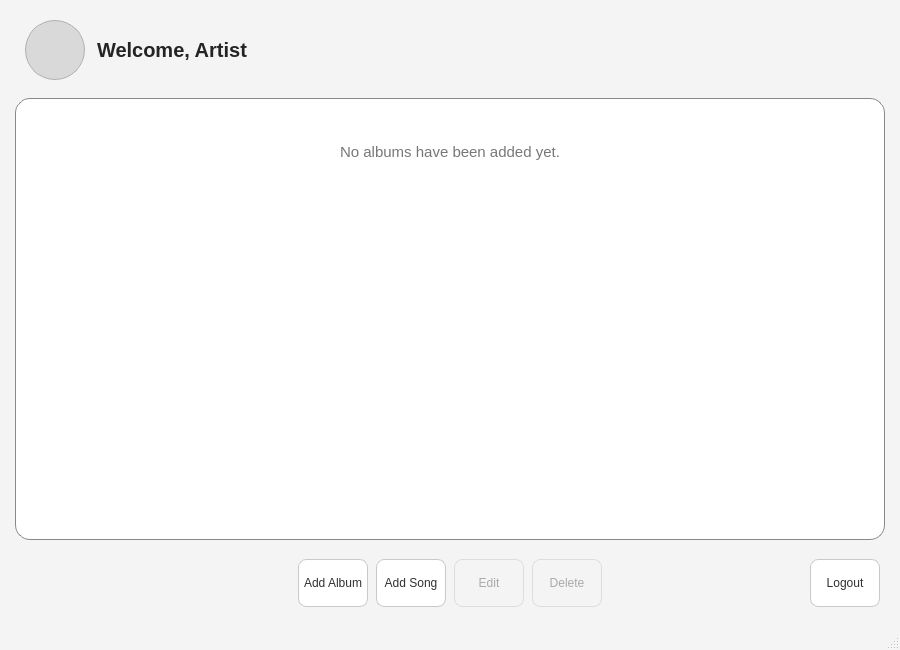
<?xml version="1.0" encoding="UTF-8"?>
<ui version="4.0">
 <class>ArtistWindow</class>
 <widget class="QMainWindow" name="ArtistWindow">
  <property name="geometry">
   <rect>
    <x>0</x>
    <y>0</y>
    <width>900</width>
    <height>650</height>
   </rect>
  </property>
  <property name="minimumSize">
   <size>
    <width>700</width>
    <height>500</height>
   </size>
  </property>
  <property name="windowTitle">
   <string>Artist Dashboard</string>
  </property>
  <property name="styleSheet">
   <string notr="true">QMainWindow#ArtistWindow {
    background-color: #f4f4f4;
}</string>
  </property>

  <widget class="QWidget" name="centralwidget">
   <layout class="QVBoxLayout" name="mainVerticalLayout">
    <property name="spacing">
     <number>8</number>
    </property>
    <property name="leftMargin">
     <number>15</number>
    </property>
    <property name="topMargin">
     <number>10</number>
    </property>
    <property name="rightMargin">
     <number>15</number>
    </property>
    <property name="bottomMargin">
     <number>10</number>
    </property>

    <item>
     <widget class="QWidget" name="headerWidget" native="true">
      <property name="sizePolicy">
       <sizepolicy hsizetype="Expanding" vsizetype="Fixed">
        <horstretch>1</horstretch>
        <verstretch>0</verstretch>
       </sizepolicy>
      </property>
      <property name="minimumSize">
       <size>
        <width>0</width>
        <height>80</height>
       </size>
      </property>
      <property name="maximumSize">
       <size>
        <width>16777215</width>
        <height>80</height>
       </size>
      </property>
      <property name="styleSheet">
       <string notr="true">QWidget#headerWidget {
    background-color: transparent;
}</string>
      </property>

      <layout class="QHBoxLayout" name="headerLayout">
       <property name="spacing">
        <number>12</number>
       </property>
       <property name="leftMargin">
        <number>10</number>
       </property>
       <property name="topMargin">
        <number>10</number>
       </property>
       <property name="rightMargin">
        <number>10</number>
       </property>
       <property name="bottomMargin">
        <number>10</number>
       </property>

       <item>
        <widget class="QLabel" name="profilePhotoLabel">
         <property name="sizePolicy">
          <sizepolicy hsizetype="Fixed" vsizetype="Fixed">
           <horstretch>0</horstretch>
           <verstretch>0</verstretch>
          </sizepolicy>
         </property>
         <property name="minimumSize">
          <size>
           <width>60</width>
           <height>60</height>
          </size>
         </property>
         <property name="maximumSize">
          <size>
           <width>60</width>
           <height>60</height>
          </size>
         </property>
         <property name="styleSheet">
          <string notr="true">QLabel#profilePhotoLabel {
    background-color: #d9d9d9;
    border: 1px solid #b0b0b0;
    border-radius: 30px;
}</string>
         </property>
         <property name="text">
          <string/>
         </property>
         <property name="scaledContents">
          <bool>true</bool>
         </property>
         <property name="alignment">
          <set>Qt::AlignmentFlag::AlignCenter</set>
         </property>
        </widget>
       </item>

       <item>
        <widget class="QLabel" name="welcomeLabel">
         <property name="sizePolicy">
          <sizepolicy hsizetype="Preferred" vsizetype="Preferred">
           <horstretch>0</horstretch>
           <verstretch>0</verstretch>
          </sizepolicy>
         </property>
         <property name="minimumSize">
          <size>
           <width>220</width>
           <height>35</height>
          </size>
         </property>
         <property name="styleSheet">
          <string notr="true">QLabel#welcomeLabel {
    color: #242424;
    font-size: 20px;
    font-weight: 600;
    background-color: transparent;
}</string>
         </property>
         <property name="text">
          <string>Welcome, Artist</string>
         </property>
         <property name="alignment">
          <set>Qt::AlignmentFlag::AlignLeading|Qt::AlignmentFlag::AlignLeft|Qt::AlignmentFlag::AlignVCenter</set>
         </property>
        </widget>
       </item>

       <item>
        <spacer name="headerHorizontalSpacer">
         <property name="orientation">
          <enum>Qt::Orientation::Horizontal</enum>
         </property>
         <property name="sizeType">
          <enum>QSizePolicy::Policy::Expanding</enum>
         </property>
         <property name="sizeHint" stdset="0">
          <size>
           <width>40</width>
           <height>20</height>
          </size>
         </property>
        </spacer>
       </item>
      </layout>
     </widget>
    </item>

    <item>
     <widget class="QFrame" name="albumsFrame">
      <property name="sizePolicy">
       <sizepolicy hsizetype="Expanding" vsizetype="Expanding">
        <horstretch>1</horstretch>
        <verstretch>1</verstretch>
       </sizepolicy>
      </property>
      <property name="minimumSize">
       <size>
        <width>0</width>
        <height>300</height>
       </size>
      </property>
      <property name="styleSheet">
       <string notr="true">QFrame#albumsFrame {
    background-color: #ffffff;
    border: 1px solid #888888;
    border-radius: 15px;
}</string>
      </property>
      <property name="frameShape">
       <enum>QFrame::Shape::NoFrame</enum>
      </property>
      <property name="frameShadow">
       <enum>QFrame::Shadow::Plain</enum>
      </property>

      <layout class="QVBoxLayout" name="albumsFrameLayout">
       <property name="spacing">
        <number>0</number>
       </property>
       <property name="leftMargin">
        <number>8</number>
       </property>
       <property name="topMargin">
        <number>8</number>
       </property>
       <property name="rightMargin">
        <number>8</number>
       </property>
       <property name="bottomMargin">
        <number>8</number>
       </property>

       <item>
        <widget class="QScrollArea" name="albumsScrollArea">
         <property name="sizePolicy">
          <sizepolicy hsizetype="Expanding" vsizetype="Expanding">
           <horstretch>1</horstretch>
           <verstretch>1</verstretch>
          </sizepolicy>
         </property>
         <property name="styleSheet">
          <string notr="true">QScrollArea#albumsScrollArea {
    background-color: transparent;
    border: none;
}

QScrollArea#albumsScrollArea QWidget#qt_scrollarea_viewport {
    background-color: transparent;
}

QScrollArea#albumsScrollArea QScrollBar:vertical {
    background-color: #eeeeee;
    width: 10px;
    margin: 0px;
    border: none;
    border-radius: 5px;
}

QScrollArea#albumsScrollArea QScrollBar::handle:vertical {
    background-color: #b5b5b5;
    min-height: 25px;
    border-radius: 5px;
}

QScrollArea#albumsScrollArea QScrollBar::handle:vertical:hover {
    background-color: #999999;
}

QScrollArea#albumsScrollArea QScrollBar::add-line:vertical,
QScrollArea#albumsScrollArea QScrollBar::sub-line:vertical {
    width: 0px;
    height: 0px;
}

QScrollArea#albumsScrollArea QScrollBar::add-page:vertical,
QScrollArea#albumsScrollArea QScrollBar::sub-page:vertical {
    background-color: transparent;
}</string>
         </property>
         <property name="frameShape">
          <enum>QFrame::Shape::NoFrame</enum>
         </property>
         <property name="horizontalScrollBarPolicy">
          <enum>Qt::ScrollBarPolicy::ScrollBarAlwaysOff</enum>
         </property>
         <property name="verticalScrollBarPolicy">
          <enum>Qt::ScrollBarPolicy::ScrollBarAsNeeded</enum>
         </property>
         <property name="widgetResizable">
          <bool>true</bool>
         </property>

         <widget class="QWidget" name="albumsContainerWidget">
          <property name="geometry">
           <rect>
            <x>0</x>
            <y>0</y>
            <width>848</width>
            <height>432</height>
           </rect>
          </property>
          <property name="sizePolicy">
           <sizepolicy hsizetype="Expanding" vsizetype="Preferred">
            <horstretch>1</horstretch>
            <verstretch>0</verstretch>
           </sizepolicy>
          </property>
          <property name="styleSheet">
           <string notr="true">QWidget#albumsContainerWidget {
    background-color: transparent;
}</string>
          </property>

          <layout class="QVBoxLayout" name="albumsContainerLayout">
           <property name="sizeConstraint">
            <enum>QLayout::SizeConstraint::SetMinimumSize</enum>
           </property>
           <property name="spacing">
            <number>8</number>
           </property>
           <property name="leftMargin">
            <number>10</number>
           </property>
           <property name="topMargin">
            <number>10</number>
           </property>
           <property name="rightMargin">
            <number>10</number>
           </property>
           <property name="bottomMargin">
            <number>10</number>
           </property>

           <item>
            <widget class="QLabel" name="emptyAlbumsLabel">
             <property name="sizePolicy">
              <sizepolicy hsizetype="Expanding" vsizetype="Preferred">
               <horstretch>1</horstretch>
               <verstretch>0</verstretch>
              </sizepolicy>
             </property>
             <property name="minimumSize">
              <size>
               <width>0</width>
               <height>70</height>
              </size>
             </property>
             <property name="styleSheet">
              <string notr="true">QLabel#emptyAlbumsLabel {
    color: #777777;
    font-size: 15px;
    background-color: transparent;
    border: none;
}</string>
             </property>
             <property name="text">
              <string>No albums have been added yet.</string>
             </property>
             <property name="alignment">
              <set>Qt::AlignmentFlag::AlignCenter</set>
             </property>
             <property name="wordWrap">
              <bool>true</bool>
             </property>
            </widget>
           </item>

           <item>
            <spacer name="albumsVerticalSpacer">
             <property name="orientation">
              <enum>Qt::Orientation::Vertical</enum>
             </property>
             <property name="sizeType">
              <enum>QSizePolicy::Policy::Expanding</enum>
             </property>
             <property name="sizeHint" stdset="0">
              <size>
               <width>20</width>
               <height>40</height>
              </size>
             </property>
            </spacer>
           </item>
          </layout>
         </widget>
        </widget>
       </item>
      </layout>
     </widget>
    </item>

    <item>
     <widget class="QWidget" name="bottomBarWidget" native="true">
      <property name="sizePolicy">
       <sizepolicy hsizetype="Expanding" vsizetype="Fixed">
        <horstretch>1</horstretch>
        <verstretch>0</verstretch>
       </sizepolicy>
      </property>
      <property name="minimumSize">
       <size>
        <width>0</width>
        <height>70</height>
       </size>
      </property>
      <property name="maximumSize">
       <size>
        <width>16777215</width>
        <height>70</height>
       </size>
      </property>
      <property name="styleSheet">
       <string notr="true">QWidget#bottomBarWidget {
    background-color: transparent;
}

QWidget#bottomBarWidget QToolButton {
    background-color: #ffffff;
    color: #303030;
    border: 1px solid #c9c9c9;
    border-radius: 8px;
    padding: 5px;
    font-size: 12px;
}

QWidget#bottomBarWidget QToolButton:hover {
    background-color: #eeeeee;
    border-color: #a5a5a5;
}

QWidget#bottomBarWidget QToolButton:pressed {
    background-color: #d8d8d8;
}

QWidget#bottomBarWidget QToolButton:disabled {
    background-color: #f4f4f4;
    color: #aaaaaa;
    border-color: #dddddd;
}

QToolButton#deleteAlbumButton {
    color: #b3261e;
}

QToolButton#logoutButton {
    color: #b3261e;
}</string>
      </property>

      <layout class="QHBoxLayout" name="bottomBarLayout">
       <property name="spacing">
        <number>8</number>
       </property>
       <property name="leftMargin">
        <number>5</number>
       </property>
       <property name="topMargin">
        <number>5</number>
       </property>
       <property name="rightMargin">
        <number>5</number>
       </property>
       <property name="bottomMargin">
        <number>5</number>
       </property>

       <item>
        <widget class="QWidget" name="leftBalanceWidget" native="true">
         <property name="sizePolicy">
          <sizepolicy hsizetype="Fixed" vsizetype="Preferred">
           <horstretch>0</horstretch>
           <verstretch>0</verstretch>
          </sizepolicy>
         </property>
         <property name="minimumSize">
          <size>
           <width>70</width>
           <height>0</height>
          </size>
         </property>
         <property name="maximumSize">
          <size>
           <width>70</width>
           <height>16777215</height>
          </size>
         </property>
        </widget>
       </item>

       <item>
        <spacer name="leftBottomSpacer">
         <property name="orientation">
          <enum>Qt::Orientation::Horizontal</enum>
         </property>
         <property name="sizeType">
          <enum>QSizePolicy::Policy::Expanding</enum>
         </property>
         <property name="sizeHint" stdset="0">
          <size>
           <width>40</width>
           <height>20</height>
          </size>
         </property>
        </spacer>
       </item>

       <item>
        <widget class="QWidget" name="albumActionsWidget" native="true">
         <property name="sizePolicy">
          <sizepolicy hsizetype="Preferred" vsizetype="Fixed">
           <horstretch>0</horstretch>
           <verstretch>0</verstretch>
          </sizepolicy>
         </property>
         <property name="minimumSize">
          <size>
           <width>0</width>
           <height>52</height>
          </size>
         </property>
         <property name="maximumSize">
          <size>
           <width>16777215</width>
           <height>52</height>
          </size>
         </property>

         <layout class="QHBoxLayout" name="albumActionsLayout">
          <property name="spacing">
           <number>8</number>
          </property>
          <property name="leftMargin">
           <number>0</number>
          </property>
          <property name="topMargin">
           <number>0</number>
          </property>
          <property name="rightMargin">
           <number>0</number>
          </property>
          <property name="bottomMargin">
           <number>0</number>
          </property>

          <item>
           <widget class="QToolButton" name="addAlbumButton">
            <property name="sizePolicy">
             <sizepolicy hsizetype="Fixed" vsizetype="Fixed">
              <horstretch>0</horstretch>
              <verstretch>0</verstretch>
             </sizepolicy>
            </property>
            <property name="minimumSize">
             <size>
              <width>70</width>
              <height>48</height>
             </size>
            </property>
            <property name="maximumSize">
             <size>
              <width>70</width>
              <height>48</height>
             </size>
            </property>
            <property name="cursor">
             <cursorShape>PointingHandCursor</cursorShape>
            </property>
            <property name="toolTip">
             <string>Add album</string>
            </property>
            <property name="text">
             <string>Add Album</string>
            </property>
            <property name="autoRaise">
             <bool>false</bool>
            </property>
           </widget>
          </item>

          <item>
           <widget class="QToolButton" name="addSongButton">
            <property name="sizePolicy">
             <sizepolicy hsizetype="Fixed" vsizetype="Fixed">
              <horstretch>0</horstretch>
              <verstretch>0</verstretch>
             </sizepolicy>
            </property>
            <property name="minimumSize">
             <size>
              <width>70</width>
              <height>48</height>
             </size>
            </property>
            <property name="maximumSize">
             <size>
              <width>70</width>
              <height>48</height>
             </size>
            </property>
            <property name="cursor">
             <cursorShape>PointingHandCursor</cursorShape>
            </property>
            <property name="toolTip">
             <string>Add song</string>
            </property>
            <property name="text">
             <string>Add Song</string>
            </property>
            <property name="autoRaise">
             <bool>false</bool>
            </property>
           </widget>
          </item>

          <item>
           <widget class="QToolButton" name="editAlbumButton">
            <property name="enabled">
             <bool>false</bool>
            </property>
            <property name="sizePolicy">
             <sizepolicy hsizetype="Fixed" vsizetype="Fixed">
              <horstretch>0</horstretch>
              <verstretch>0</verstretch>
             </sizepolicy>
            </property>
            <property name="minimumSize">
             <size>
              <width>70</width>
              <height>48</height>
             </size>
            </property>
            <property name="maximumSize">
             <size>
              <width>70</width>
              <height>48</height>
             </size>
            </property>
            <property name="cursor">
             <cursorShape>PointingHandCursor</cursorShape>
            </property>
            <property name="toolTip">
             <string>Edit selected album</string>
            </property>
            <property name="text">
             <string>Edit</string>
            </property>
            <property name="autoRaise">
             <bool>false</bool>
            </property>
           </widget>
          </item>

          <item>
           <widget class="QToolButton" name="deleteAlbumButton">
            <property name="enabled">
             <bool>false</bool>
            </property>
            <property name="sizePolicy">
             <sizepolicy hsizetype="Fixed" vsizetype="Fixed">
              <horstretch>0</horstretch>
              <verstretch>0</verstretch>
             </sizepolicy>
            </property>
            <property name="minimumSize">
             <size>
              <width>70</width>
              <height>48</height>
             </size>
            </property>
            <property name="maximumSize">
             <size>
              <width>70</width>
              <height>48</height>
             </size>
            </property>
            <property name="cursor">
             <cursorShape>PointingHandCursor</cursorShape>
            </property>
            <property name="toolTip">
             <string>Delete selected album</string>
            </property>
            <property name="text">
             <string>Delete</string>
            </property>
            <property name="autoRaise">
             <bool>false</bool>
            </property>
           </widget>
          </item>
         </layout>
        </widget>
       </item>

       <item>
        <spacer name="rightBottomSpacer">
         <property name="orientation">
          <enum>Qt::Orientation::Horizontal</enum>
         </property>
         <property name="sizeType">
          <enum>QSizePolicy::Policy::Expanding</enum>
         </property>
         <property name="sizeHint" stdset="0">
          <size>
           <width>40</width>
           <height>20</height>
          </size>
         </property>
        </spacer>
       </item>

       <item>
        <widget class="QToolButton" name="logoutButton">
         <property name="sizePolicy">
          <sizepolicy hsizetype="Fixed" vsizetype="Fixed">
           <horstretch>0</horstretch>
           <verstretch>0</verstretch>
          </sizepolicy>
         </property>
         <property name="minimumSize">
          <size>
           <width>70</width>
           <height>48</height>
          </size>
         </property>
         <property name="maximumSize">
          <size>
           <width>70</width>
           <height>48</height>
          </size>
         </property>
         <property name="cursor">
          <cursorShape>PointingHandCursor</cursorShape>
         </property>
         <property name="toolTip">
          <string>Logout</string>
         </property>
         <property name="text">
          <string>Logout</string>
         </property>
         <property name="autoRaise">
          <bool>false</bool>
         </property>
        </widget>
       </item>
      </layout>
     </widget>
    </item>
   </layout>
  </widget>

  <widget class="QMenuBar" name="menubar">
   <property name="geometry">
    <rect>
     <x>0</x>
     <y>0</y>
     <width>900</width>
     <height>22</height>
    </rect>
   </property>
  </widget>

  <widget class="QStatusBar" name="statusbar"/>
 </widget>

 <resources/>
 <connections/>
</ui>
